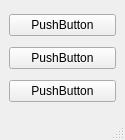
<?xml version="1.0" encoding="UTF-8"?>
<ui version="4.0">
 <class>MainWindow</class>
 <widget class="QMainWindow" name="MainWindow">
  <property name="geometry">
   <rect>
    <x>0</x>
    <y>0</y>
    <width>125</width>
    <height>140</height>
   </rect>
  </property>
  <property name="windowTitle">
   <string>MainWindow</string>
  </property>
  <widget class="QWidget" name="centralwidget">
   <layout class="QVBoxLayout" name="verticalLayout">
    <item>
     <widget class="QPushButton" name="pushButton">
      <property name="text">
       <string>PushButton</string>
      </property>
     </widget>
    </item>
    <item>
     <widget class="QPushButton" name="pushButton_2">
      <property name="text">
       <string>PushButton</string>
      </property>
     </widget>
    </item>
    <item>
     <widget class="QPushButton" name="pushButton_3">
      <property name="text">
       <string>PushButton</string>
      </property>
     </widget>
    </item>
   </layout>
  </widget>
  <widget class="QMenuBar" name="menubar">
   <property name="geometry">
    <rect>
     <x>0</x>
     <y>0</y>
     <width>125</width>
     <height>21</height>
    </rect>
   </property>
  </widget>
  <widget class="QStatusBar" name="statusbar"/>
 </widget>
 <resources/>
 <connections/>
</ui>
